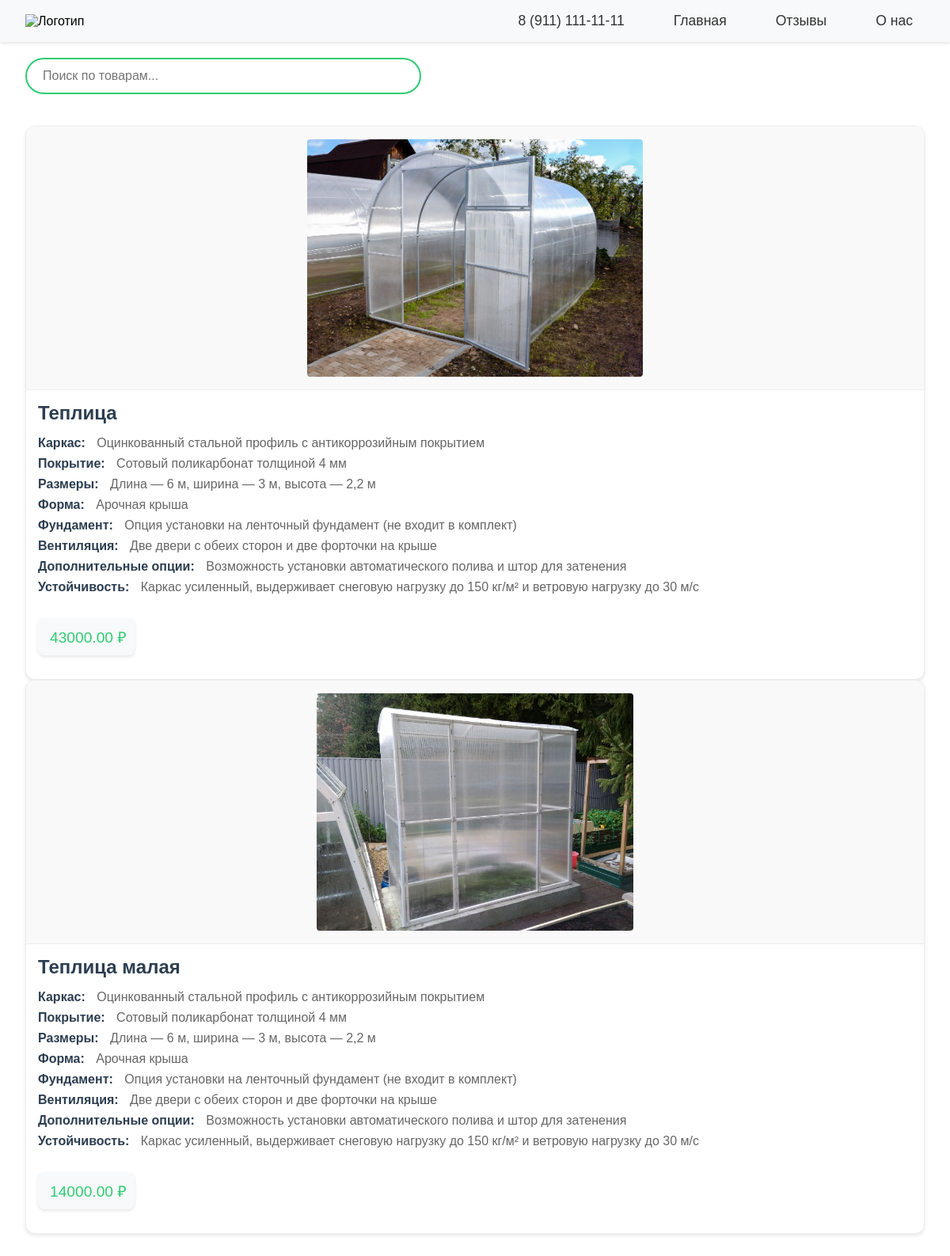
The page / on the database its author committed.
### app.py (models this page shows)
class Product(db.Model):
    id = db.Column(db.Integer, primary_key=True)
    name = db.Column(db.String(100), nullable=False)
    image = db.Column(db.String(100))
    price = db.Column(db.Float, nullable=False)
    characteristics = db.relationship('ProductCharacteristic', backref='product', cascade='all, delete-orphan')

class ProductCharacteristic(db.Model):
    id = db.Column(db.Integer, primary_key=True)
    product_id = db.Column(db.Integer, db.ForeignKey('product.id'))
    key = db.Column(db.String(50), nullable=False)
    value = db.Column(db.String(100), nullable=False)

### app.py (the view)
@app.route('/')
def index():
    search_query = request.args.get('q', '')
    products = Product.query.filter(
        Product.name.ilike(f'%{search_query}%')).all() if search_query else Product.query.all()
    return render_template('index.html',
                           products=products,
                           search_query=search_query,
                           phone_number="8 (911) 111-11-11")

### templates/index.html (shortened to what this page needs)
<!DOCTYPE html>
<html lang="ru">
<head>
    <link rel="stylesheet" href="{{ url_for('static', filename='styles.css') }}">
</head>
<body>
    <nav>
        <div class="nav-container">
            <div class="logo">
                <img src="{{ url_for('static', filename='logo.png') }}" alt="Логотип">
            </div>
            <ul class="nav-links">
                <li class="phone">
                    <a href="tel:{{ phone_number }}">{{ phone_number }}</a>
                </li>
                <li><a href="{{ url_for('index') }}">Главная</a></li>
                <li><a href="{{ url_for('reviews') }}">Отзывы</a></li>
                <li><a href="{{ url_for('about') }}">О нас</a></li>
            </ul>
        </div>
    </nav>
    <div class="info-panel">
        <div class="search-container">
            <form action="/" method="GET" class="search-wrapper">
                <div class="search-input-group">
                    <input
                        type="text"
                        name="q"
                        placeholder="Поиск по товарам..."
                        value="{{ search_query }}"
                        list="search-suggestions"
                    >
                </div>
            </form>
        </div>
    </div>
    <section class="products">
        {% if products %}
            {% for product in products %}
                <div class="product-card">
                    <div class="product-image-container">
                        <img class="product-image"
                             src="{{ url_for('static', filename=product.image) }}"
                             alt="{{ product.name }}"
                             onerror="this.src='{{ url_for('static', filename='images/default-product.png') }}'">
                    </div>
                    <div class="product-info">
                        <h2>{{ product.name }}</h2>
                        <ul class="product-specs">
                            {% for char in product.characteristics %}
                            <li><strong>{{ char.key }}:</strong> {{ char.value }}</li>
                            {% endfor %}
                        </ul>
                    <div class="product-price">{{ "%.2f"|format(product.price) }} ₽</div>
                    </div>
                </div>
            {% endfor %}
        {% else %}
            <p class="no-results">Товары не найдены</p>
        {% endif %}
    </section>
</body>
</html>

### static/styles.css (style rules this page uses)
* { margin: 0; padding: 0; box-sizing: border-box; font-family: Arial, sans-serif; }
nav { background: #f8f9fa; padding: 1rem 2rem; box-shadow: 0 2px 4px rgba(0, 0, 0, 0.1); }
.nav-container { display: flex; justify-content: space-between; align-items: center; max-width: 1200px; margin: 0 auto; }
.nav-links { display: flex; gap: 2rem; list-style: none; }
.nav-links a { text-decoration: none; color: #2c3e50; font-size: 1.1rem; transition: color 0.3s ease; }
.info-panel { max-width: 1200px; margin: 20px auto; padding: 0 2rem; display: flex; align-items: center; gap: 30px; flex-wrap: wrap; }
.search-container { position: relative; flex: 1; max-width: 500px; }
.search-input-group { display: flex; align-items: center; gap: 10px; position: relative; }
.search-input-group input { flex: 1; padding: 12px 20px; border: 2px solid #2ecc71; border-radius: 30px; font-size: 16px; transition: all 0.3s ease; }
.phone { white-space: nowrap; font-size: 18px; color: #2c3e50; }
.products { max-width: 1200px; margin: 40px auto; padding: 0 2rem; }
.product-card { display: flex; flex-direction: column; border: 1px solid #eee; border-radius: 8px; overflow: hidden; box-shadow: 0 2px 5px rgba(0,0,0,0.1); }
.product-image-container { flex: none; height: 333px; display: flex; justify-content: center; align-items: center; padding: 15px; background: #f9f9f9; border-bottom: 1px solid #eee; }
.product-image { max-width: 100%; max-height: 300px; width: auto; height: auto; object-fit: contain; border-radius: 4px; transition: transform 0.3s ease; }
.product-info { padding: 15px; }
.product-info h2 { font-size: 1.5rem; color: #2c3e50; margin-bottom: 15px; }
.product-specs { list-style: none; padding: 0; margin-bottom: 15px; }
.product-specs li { margin-bottom: 8px; color: #666; }
.product-specs strong { color: #2c3e50; margin-right: 10px; }
.nav-links li a { color: #333; text-decoration: none; padding: 8px 15px; border-radius: 4px; transition: background-color 0.3s; }
.product-price { font-size: 1.2rem; color: #2ecc71; margin: 15px 0; padding: 10px; background: #f8f9fa; border-radius: 8px; display: inline-block; box-shadow: 0 2px 4px rgba(0,0,0,0.1); position: initial; }
.product-price:before { content: ""; margin-right: 5px; color: #e74c3c; font-weight: bold; }
.product-card { transition: transform 0.3s ease; background: white; border-radius: 12px; overflow: hidden; position: relative; }

### rows shown on the page
Product: image (picture), name "Теплица", price "43000.00"
ProductCharacteristic: key "Каркас", value "Оцинкованный стальной профиль с антикоррозийным покрытием"
ProductCharacteristic: key "Покрытие", value "Сотовый поликарбонат толщиной 4 мм"
ProductCharacteristic: key "Размеры", value "Длина — 6 м, ширина — 3 м, высота — 2,2 м"
ProductCharacteristic: key "Форма", value "Арочная крыша"
ProductCharacteristic: key "Фундамент", value "Опция установки на ленточный фундамент (не входит в комплект)"
ProductCharacteristic: key "Вентиляция", value "Две двери с обеих сторон и две форточки на крыше"
ProductCharacteristic: key "Дополнительные опции", value "Возможность установки автоматического полива и штор для затенения"
ProductCharacteristic: key "Устойчивость", value "Каркас усиленный, выдерживает снеговую нагрузку до 150 кг/м² и ветровую нагрузку до 30 м/с"
Product: image (picture), name "Теплица малая", price "14000.00"
ProductCharacteristic: key "Каркас", value "Оцинкованный стальной профиль с антикоррозийным покрытием"
ProductCharacteristic: key "Покрытие", value "Сотовый поликарбонат толщиной 4 мм"
ProductCharacteristic: key "Размеры", value "Длина — 6 м, ширина — 3 м, высота — 2,2 м"
ProductCharacteristic: key "Форма", value "Арочная крыша"
ProductCharacteristic: key "Фундамент", value "Опция установки на ленточный фундамент (не входит в комплект)"
ProductCharacteristic: key "Вентиляция", value "Две двери с обеих сторон и две форточки на крыше"
ProductCharacteristic: key "Дополнительные опции", value "Возможность установки автоматического полива и штор для затенения"
ProductCharacteristic: key "Устойчивость", value "Каркас усиленный, выдерживает снеговую нагрузку до 150 кг/м² и ветровую нагрузку до 30 м/с"

### other values the page prints
{{ phone_number }} "8 (911) 111-11-11"
